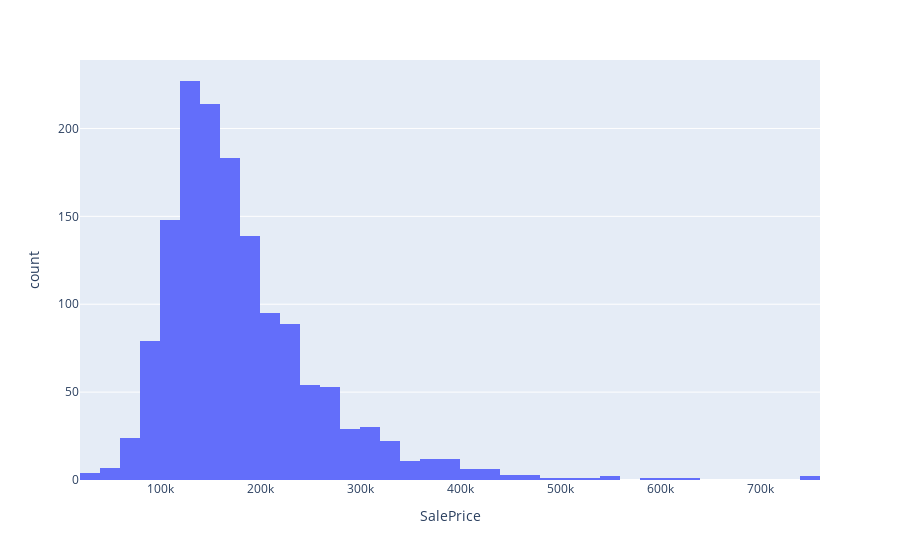

Notebook code for this chart:
### Code cell
# lets check the distribution of saleprice
# distpolt using pypolt
import plotly.express as px
fig = px.histogram(df, x="SalePrice", nbins=50)
fig.show()

### Figure 1 — Plotly figure (JSON) as saved in the notebook; plotly's stock layout.template omitted (floating-point values rounded to 4 significant figures; data arrays with more than 128 entries replaced by an {"elided": "..."} marker saying what was removed)
{"data": [{"alignmentgroup": "True", "bingroup": "x", "hovertemplate": "SalePrice=%{x}<br>count=%{y}<extra></extra>", "legendgroup": "", "marker": {"color": "#636efa", "pattern": {"shape": ""}}, "name": "", "nbinsx": 50, "offsetgroup": "", "orientation": "v", "showlegend": false, "type": "histogram", "x": {"elided": "2919 int values"}, "xaxis": "x", "yaxis": "y"}], "layout": {"barmode": "relative", "legend": {"tracegroupgap": 0}, "margin": {"t": 60}, "xaxis": {"anchor": "y", "domain": [0, 1], "title": {"text": "SalePrice"}}, "yaxis": {"anchor": "x", "domain": [0, 1], "title": {"text": "count"}}}}
